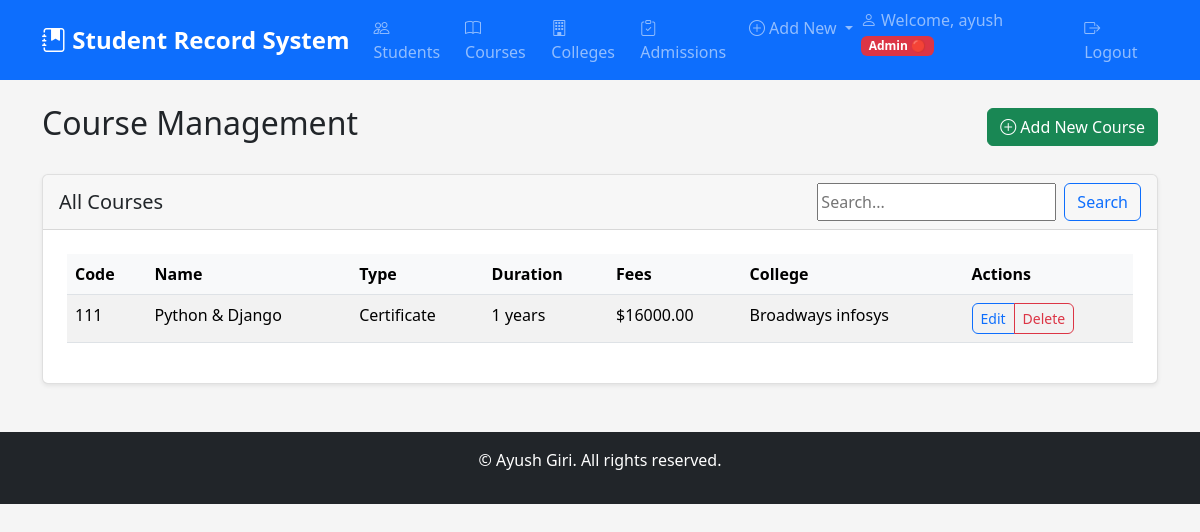
The app's page /courses/ (signed in) with its own data.
### core/models.py (models this page shows, shortened)
class Course(models.Model):
    COURSE_TYPES = (
        ('UG', 'Undergraduate'),
        ('PG', 'Postgraduate'),
        ('DP', 'Diploma'),
        ('CR', 'Certificate'),
    )
    name = models.CharField(max_length=200)
    code = models.CharField(max_length=10, unique=True)
    duration = models.IntegerField(help_text="Duration in years")
    course_type = models.CharField(max_length=2, choices=COURSE_TYPES)
    fees = models.DecimalField(max_digits=10, decimal_places=2)
    college = models.ForeignKey(College, on_delete=models.CASCADE, related_name='courses')

class College(models.Model):
    name = models.CharField(max_length=200)
    code = models.CharField(max_length=10, unique=True)
    address = models.TextField()
    established_date = models.DateField()
    is_autonomous = models.BooleanField(default=False)

### core/decorators.py (the view)
        def wrapper(request, *args, **kwargs):
            login_url = reverse('user_login')
            register_url = reverse('register')
            if request.path in [login_url, register_url]:
                return view_func(request, *args, **kwargs)
            if not request.user.is_authenticated:
                messages.error(request, 'You must log in first!')
                return redirect('user_login')
            if hasattr(request.user, 'userprofile'):
                role = request.user.userprofile.role
                role_hierarchy = {'viewer': 1, 'editor': 2, 'admin': 3}
                if role_hierarchy.get(role, 0) >= role_hierarchy.get(required_role, 0):
                    return view_func(request, *args, **kwargs)
            messages.error(request, 'You do not have permission to access this page!')
            return redirect('home')

### core/forms.py
class SearchForm(forms.Form):
    query = forms.CharField(
        required=False,
        widget=forms.TextInput(attrs={'placeholder': 'Search...'})
    )

### core/views.py (called while the page is built)
@viewer_required
def course_list(request):
    form = SearchForm(request.GET or None)
    courses = Course.objects.all()
    query = request.GET.get('query')
    if query:
        courses = courses.filter(
            Q(name__icontains=query) |
            Q(code__icontains=query) |
            Q(college__name__icontains=query)
        )
    context = {'courses': courses, 'form': form, 'search_query': query}
    return render(request, 'core/course_list.html', context)

### core/templates/core/course_list.html (shortened to what this page needs)
{% extends 'core/base.html' %}
{% block content %}
<div class="d-flex justify-content-between align-items-center mb-4">
    <h2>Course Management</h2>
    <a href="{% url 'add_course' %}" class="btn btn-success">
        <i class="bi bi-plus-circle"></i> Add New Course
    </a>
</div>
<div class="card">
    <div class="card-header d-flex justify-content-between align-items-center">
        <h5 class="mb-0">All Courses</h5>
        <form method="get" class="d-flex">
            {{ form.query }}
            <button type="submit" class="btn btn-outline-primary ms-2">Search</button>
        </form>
    </div>
    <div class="card-body">
        <div class="table-responsive">
            <table class="table table-striped table-hover">
                <thead>
                    <tr>
                        <th>Code</th>
                        <th>Name</th>
                        <th>Type</th>
                        <th>Duration</th>
                        <th>Fees</th>
                        <th>College</th>
                        <th>Actions</th>
                    </tr>
                </thead>
                <tbody>
                    {% for course in courses %}
                    <tr>
                        <td>{{ course.code }}</td>
                        <td>{{ course.name }}</td>
                        <td>{{ course.get_course_type_display }}</td>
                        <td>{{ course.duration }} years</td>
                        <td>${{ course.fees }}</td>
                        <td>{{ course.college.name }}</td>
                        <td>
                            <div class="btn-group" role="group">
                                <a href="{% url 'edit_course' course.pk %}" class="btn btn-sm btn-outline-primary">Edit</a>
                                <a href="{% url 'delete_course' course.pk %}" class="btn btn-sm btn-outline-danger">Delete</a>
                            </div>
                        </td>
                    </tr>
                    {% empty %}
                    <tr>
                        <td colspan="7" class="text-center">No courses found.</td>
                    </tr>
                    {% endfor %}
                </tbody>
            </table>
        </div>
    </div>
</div>
{% endblock %}

### core/templates/core/base.html (shortened to what this page needs)
<!DOCTYPE html>
<html lang="en">
<head>
    {% load static %}
    <link href="{% static 'core/css/bootstrap.min.css' %}" rel="stylesheet">
    <link href="{% static 'core/css/style.css' %}" rel="stylesheet">
    <link rel="stylesheet" href="https://cdn.jsdelivr.net/npm/bootstrap-icons@1.11.1/font/bootstrap-icons.css">
</head>
<body>
    <nav class="navbar navbar-expand-lg navbar-dark bg-primary">
        <div class="container">
            <a class="navbar-brand" href="{% url 'home' %}">
                <i class="bi bi-journal-bookmark-fill"></i> Student Record System
            </a>
            <div class="collapse navbar-collapse" id="navbarNav">
                <ul class="navbar-nav me-auto">
                    {% if user.is_authenticated %}
                    <li class="nav-item">
                        <a class="nav-link" href="{% url 'student_list' %}"><i class="bi bi-people"></i> Students</a>
                    </li>
                    <li class="nav-item">
                        <a class="nav-link" href="{% url 'course_list' %}"><i class="bi bi-book"></i> Courses</a>
                    </li>
                    <li class="nav-item">
                        <a class="nav-link" href="{% url 'college_list' %}"><i class="bi bi-building"></i> Colleges</a>
                    </li>
                    <li class="nav-item">
                        <a class="nav-link" href="{% url 'admission_list' %}"><i class="bi bi-clipboard-check"></i> Admissions</a>
                    </li>
                    {% if user.userprofile.role != 'viewer' %}
                    <li class="nav-item dropdown">
                        <a class="nav-link dropdown-toggle" href="#" role="button" data-bs-toggle="dropdown">
                            <i class="bi bi-plus-circle"></i> Add New
                        </a>
                    </li>
                    {% endif %}
                    {% endif %}
                </ul>
                <ul class="navbar-nav">
                    {% if user.is_authenticated %}
                    <li class="nav-item">
                        <span class="navbar-text me-3">
                            <i class="bi bi-person"></i> Welcome, {{ user.username }}
                            {% if user.userprofile.role == 'admin' %}
                                <span class="badge bg-danger">Admin 🔴</span>
                            {% elif user.userprofile.role == 'editor' %}
                                <span class="badge bg-warning text-dark">Editor 🟡</span>
                            {% elif user.userprofile.role == 'viewer' %}
                                <span class="badge bg-primary">Viewer 🔵</span>
                            {% endif %}
                        </span>
                    </li>
                    <li class="nav-item">
                        <a class="nav-link" href="{% url 'user_logout' %}"><i class="bi bi-box-arrow-right"></i> Logout</a>
                    </li>
                    {% endif %}
                </ul>
            </div>
        </div>
    </nav>
    <div class="container mt-4">
        {% block content %}{% endblock %}
    </div>
    <footer class="bg-dark text-white text-center py-3 mt-5">
        <div class="container">
            <p>&copy; Ayush Giri. All rights reserved.</p>
        </div>
    </footer>
</body>
</html>

### core/static/core/css/style.css (style rules this page uses)
:root { --primary-color: #0d6efd; --secondary-color: #6c757d; --success-color: #198754; --danger-color: #dc3545; --warning-color: #ffc107; --info-color: #0dcaf0; --light-color: #f8f9fa; --dark-color: #212529; }
body { font-family: 'Segoe UI', Tahoma, Geneva, Verdana, sans-serif; background-color: #f5f5f5; }
.navbar-brand { font-weight: bold; font-size: 1.5rem; }
.card { box-shadow: 0 0.125rem 0.25rem rgba(0, 0, 0, 0.075); border: 1px solid rgba(0, 0, 0, 0.125); margin-bottom: 1.5rem; }
.card-header { background-color: rgba(0, 0, 0, 0.03); border-bottom: 1px solid rgba(0, 0, 0, 0.125); }
.table th { border-top: none; font-weight: 600; background-color: #f8f9fa; }
.btn { border-radius: 0.375rem; font-weight: 500; }
.btn-sm { padding: 0.25rem 0.5rem; font-size: 0.875rem; }
.badge { font-size: 0.75em; }
.card .card-body { padding: 1.5rem; }
footer { margin-top: auto; }
.badge.bg-danger { background-color: var(--danger-color) !important; }

### records on screen
Course: code "111", name "Python & Django", course_type "Certificate", duration "1", fees "16000.00", college.name "Broadways infosys"

### other values on screen
{{ user.username }} "ayush"
